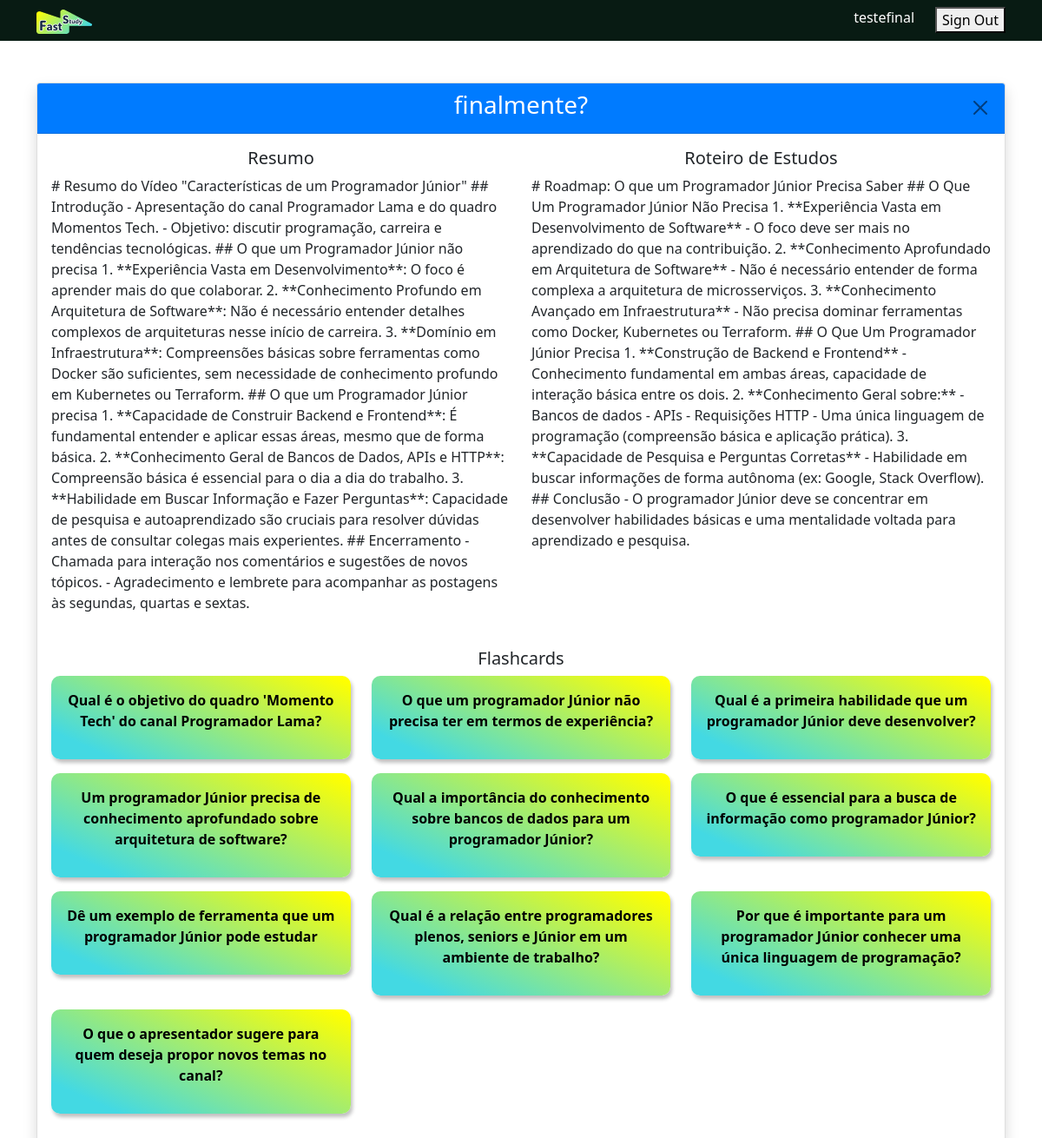
Screenshot of /studyspace/card/LrwxEzN1LgM/ (signed in) with the database file from the repository.
### studyspace/models.py (models this page shows, shortened)
class CardVideo(models.Model):
    id_video = models.CharField(max_length=100, primary_key=True)
    user = models.ForeignKey(User, on_delete=models.CASCADE, related_name='cards')
    titulo = models.CharField(max_length=200)
    resumo = models.TextField(blank=True, null=True)
    roteiro_estudos = models.TextField(blank=True, null=True)
    flashcards = models.JSONField(blank=True, null=True)  # Armazena flashcards no formato JSON
    criado_em = models.DateTimeField(auto_now_add=True)
    atualizado_em = models.DateTimeField(auto_now=True)

### studyspace/views.py (the view)
# urls.py: path('card/<str:id_video>/',views.card,name = 'card')
@csrf_exempt
@login_required
def card(request,id_video):
    user_card = get_object_or_404(CardVideo, id_video=id_video, user_id=request.user)
    flashcards = json.loads(user_card.flashcards) if user_card.flashcards else []
    username = request.user.username if request.user.is_authenticated else None
    context = {
        'titulo': user_card.titulo,
        'resumo': user_card.resumo,
        'roteiro_estudos': user_card.roteiro_estudos,
        'flashcards': flashcards,
        'username': username,
    }
    return render(request,'studyspace/card.html',context)

### templates/studyspace/card.html (shortened to what this page needs)
{% load static %}
{% load allauth account %}
{% load allauth i18n %}
<!DOCTYPE html>
<html lang="pt-br">
<head>
  <link href="https://cdn.jsdelivr.net/npm/bootstrap@5.0.2/dist/css/bootstrap.min.css" rel="stylesheet"
>
</head>
<body>
  <header style="background: #081B13; ">
    <nav class="navbar container d-flex justify-content-between">
      <div class="">
        <a class="navbar-brand " href="">
          <img src="{% static '/assets/LOGO.png'%}" alt="Fast Study" width="64" height="28">
        </a>
      </div>
      <div class="d-flex gap-4">
        <div class="text-white ">{{ username }}</div>
        <div>{% url 'account_logout' as action_url %}
          {% element form method="post" action=action_url no_visible_fields=True %}
          {% slot actions %}
          {% element button type="submit" %}
          {% trans 'Sign Out' %}
          {% endelement %}
          {% endslot %}
          {% endelement %}</div>
      </div>
    </nav>
  </header>
  <main>
    <div class="container mt-5">
      <div class="card shadow">
        <div class="card-header ">
          <h3>{{ titulo }}</h3>
          <a href="{% url 'studyspace' %}" class="btn-close position-absolute top-0 end-0 m-3" aria-label="Close"></a>
        </div>
        <div class="card-body">
          <div class="row mb-4">
            <div class="col-md-6">
              <h5 class="text-center">Resumo</h5>
              <p id="resumo">{{ resumo }}</p>
            </div>
            <div class="col-md-6">
              <h5 class="text-center">Roteiro de Estudos</h5>
              <p id="roteiro-estudos">{{ roteiro_estudos }}</p>
            </div>
          </div>
          <h5 class="text-center">Flashcards</h5>
          <div class="row" id="flashcards">
            {% for flashcard in flashcards %}
            <div class="col-md-4 mb-3 ">
              <div class="flashcard color-gradient" onclick="toggleAnswer(this)">
                <p><strong>{{ flashcard.question }}</strong></p>
              </div>
            </div>
            {% endfor %}
          </div>
        </div>
      </div>
    </div>
  </main>
</body>
</html>

### templates/studyspace/card.html (style rules this page uses)
.color-gradient { background: var(--gra, linear-gradient(204deg, #FF0 3.26%, #43D9E3 86.96%)); box-shadow: 2px 4px 4px 0px rgba(0, 0, 0, 0.25); }
.card-header { background-color: #007bff; color: white; text-align: center; }
.flashcard { color: black; padding: 1rem; border-radius: 10px; text-align: center; }

### rows the page displays
CardVideo: titulo "finalmente?", resumo "# Resumo do Vídeo \"Características de um Programador Júnior\" ## Introdução - Apresentação do canal Programador Lama e do quadro Momentos Tech. - Objetivo: discutir programação, carreira e tendências tecnológicas. ## O que um Programador Júnior não precisa 1. **Experiência Vasta em Desenvolvimento**: O foco é aprender mais do que colaborar. 2. **Conhecimento Profundo em Arquitetura de Software**: Não é necessário entender detalhes complexos de arquiteturas nesse início de carreira. 3. **Domínio em Infraestrutura**: Compreensões básicas sobre ferramentas como Docker são suficientes, sem necessidade de conhecimento profundo em Kubernetes ou Terraform. ## O que um Programador Júnior precisa 1.…", roteiro_estudos "# Roadmap: O que um Programador Júnior Precisa Saber ## O Que Um Programador Júnior Não Precisa 1. **Experiência Vasta em Desenvolvimento de Software** - O foco deve ser mais no aprendizado do que na contribuição. 2. **Conhecimento Aprofundado em Arquitetura de Software** - Não é necessário entender de forma complexa a arquitetura de microsserviços. 3. **Conhecimento Avançado em Infraestrutura** - Não precisa dominar ferramentas como Docker, Kubernetes ou Terraform. ## O Que Um Programador Júnior Precisa 1. **Construção de Backend e Frontend** - Conhecimento fundamental em ambas áreas, capacidade de interação básica entre os dois. 2. **Conhecimento Geral sobre:** - Bancos de dados - APIs -…"

### other values shown
{{ username }} "testefinal"
{{ flashcard.question }} "Qual é o objetivo do quadro 'Momento Tech' do canal Programador Lama?" "O que um programador Júnior não precisa ter em termos de experiência?" "Qual é a primeira habilidade que um programador Júnior deve desenvolver?" "Um programador Júnior precisa de conhecimento aprofundado sobre arquitetura de software?" "Qual a importância do conhecimento sobre bancos de dados para um programador Júnior?" "O que é essencial para a busca de informação como programador Júnior?" "Dê um exemplo de ferramenta que um programador Júnior pode estudar" "Qual é a relação entre programadores plenos, seniors e Júnior em um ambiente de trabalho?" "Por que é importante para um programador Júnior conhecer uma única linguagem de programação?" "O que o apresentador sugere para quem deseja propor novos temas no canal?"
